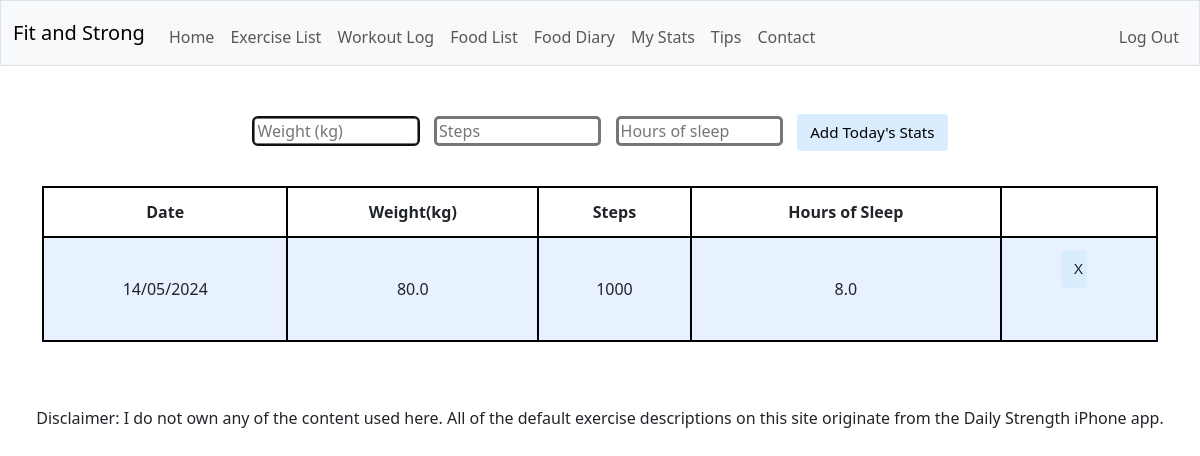
The app's page /mystats (signed in) with its own data.
### tables this page shows
CREATE TABLE "stats" (
  "id" INTEGER,
  "user_id" INTEGER,
  "date" TEXT NOT NULL,
  "weight_kg" REAL,
  "steps" INTEGER,
  "sleep_hours" REAL,
  PRIMARY KEY("id")
);

### app.py (the view)
@app.route("/mystats", methods=["GET", "POST"])
@login_required
def mystats():
  if request.method == "POST":
    weight = request.form.get("weight")
    steps = request.form.get("steps")
    sleep = request.form.get("sleep")
    if not weight and not sleep and not weight:
      return error("at least one stat must be entered", 400)
    db.execute(
      """INSERT INTO "stats" ("weight_kg", "steps", "sleep_hours", "date", "user_id")
      VALUES (?, ?, ?, ?, ?)""",
      weight, steps, sleep, date.today().strftime("%d/%m/%Y"), session["user_id"]
    )
    return redirect("/mystats")
  else:
    stats = db.execute("SELECT * FROM stats WHERE user_id = ? ORDER BY date DESC;", session["user_id"])
    return render_template("mystats.html", stats=stats)

### app.py (called while the page is built)
def login_required(f):
    @wraps(f)
    def decorated_function(*args, **kwargs):
        if session.get("user_id") is None:
            return redirect("/login")
        return f(*args, **kwargs)
    return decorated_function

### templates/mystats.html (shortened to what this page needs)
{% extends "layout.html" %}
{% block main %}
  <form action="/mystats" method="post">
    <input autocomplete="off" autofocus name="weight" placeholder="Weight (kg)" type="text">
    <input autocomplete="off" name="steps" placeholder="Steps" type="number">
    <input autocomplete="off" name="sleep" placeholder="Hours of sleep" type="number" step="0.01">
    <button type="submit">Add Today's Stats</button>
  </form>
  <table>
    <thead>
        <tr>
            <th>Date</th>
            <th>Weight(kg)</th>
            <th>Steps</th>
            <th>Hours of Sleep</th>
        </tr>
    </thead>
    <tbody>
        {% for stat in stats %}
        <tr>
            <td>{{ stat.date }}</td>
            <td>{{ stat.weight_kg }}</td>
            <td>{{ stat.steps }}</td>
            <td>{{ stat.sleep_hours }}</td>
            <td>
                <form action="/deletestat/{{ stat.id }}" method="post">
                <input class="btn" type="submit" name="delete" value="X">
                </form>
            </td>
        </tr>
        {% endfor %}
    </tbody>
  </table>
{% endblock %}

### static/style.css (style rules this page uses)
table { border: 2px solid black; margin-top: 30px; margin-bottom: 30px; min-width: 70%; margin-left: auto; margin-right: auto; }
thead { border: 2px solid black; }
tbody { border: 2px solid black; }
th { border: 2px solid black; }
tr { border: 2px solid black; }
td { border: 2px solid black; }
button { margin-top: 0px; }
button, input[type="submit"] { background-color: #d9edff; border: 1px solid transparent; border-radius: 0.25rem; font-size: 0.95rem; font-weight: 400; line-height: 1.5; padding: 0.375rem 0.75rem; text-align: center; transition: color 0.15s ease-in-out, background-color 0.15s ease-in-out, border-color 0.15s ease-in-out, box-shadow 0.15s ease-in-out; vertical-align: middle; }
form { margin-bottom: 30px; margin-left: 0px; }
table { background-color: transparent; margin-bottom: 1rem; width: 100%; }
table th, table td { padding: 0.75rem; vertical-align: middle; }
tbody tr:nth-of-type(odd) { background-color: rgb(179, 208, 255, 0.3) }
input { width: 15%; height: 30px; margin-right: 10px; border-radius: 5px; border-style: solid; border-width: 3px; border-color: none; margin-bottom: 10px; }
input.btn { height: 38px; }

### records on screen
stats: date "14/05/2024", weight_kg "80.0", steps "1000", sleep_hours "8.0"
